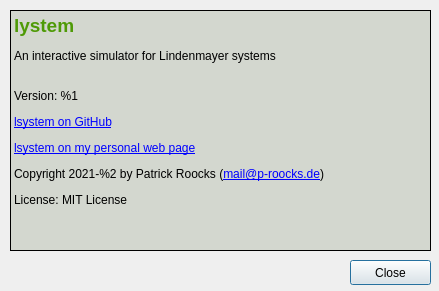
<?xml version="1.0" encoding="UTF-8"?>
<ui version="4.0">
 <class>AboutDialog</class>
 <widget class="QDialog" name="AboutDialog">
  <property name="geometry">
   <rect>
    <x>0</x>
    <y>0</y>
    <width>439</width>
    <height>291</height>
   </rect>
  </property>
  <property name="windowTitle">
   <string>About lsystem</string>
  </property>
  <widget class="QPushButton" name="cmdClose">
   <property name="geometry">
    <rect>
     <x>350</x>
     <y>260</y>
     <width>81</width>
     <height>25</height>
    </rect>
   </property>
   <property name="text">
    <string>Close</string>
   </property>
  </widget>
  <widget class="QLabel" name="lblAbout">
   <property name="geometry">
    <rect>
     <x>10</x>
     <y>10</y>
     <width>421</width>
     <height>241</height>
    </rect>
   </property>
   <property name="styleSheet">
    <string notr="true">background-color: rgb(211, 215, 207);
border: 1px solid black;</string>
   </property>
   <property name="text">
    <string>&lt;html&gt;&lt;head/&gt;&lt;body&gt;&lt;p&gt;&lt;span style=&quot; font-size:14pt; font-weight:600; color:#4e9a06;&quot;&gt;lystem&lt;/span&gt;&lt;/p&gt;&lt;p&gt;An interactive simulator for Lindenmayer systems&lt;br/&gt;&lt;/p&gt;&lt;p&gt;Version: %1&lt;/p&gt;&lt;p&gt;&lt;a href=&quot;https://github.com/patrickroocks/lsystem&quot;&gt;&lt;span style=&quot; text-decoration: underline; color:#0000ff;&quot;&gt;lsystem on GitHub&lt;/span&gt;&lt;/a&gt;&lt;/p&gt;&lt;p&gt;&lt;a href=&quot;https://www.p-roocks.de/wordpress2/lsystem-simulator/&quot;&gt;&lt;span style=&quot; text-decoration: underline; color:#0000ff;&quot;&gt;lsystem on my personal web page&lt;/span&gt;&lt;/a&gt;&lt;/p&gt;&lt;p&gt;Copyright 2021-%2 by Patrick Roocks (&lt;a href=&quot;mailto:mail@p-roocks.de&quot;&gt;&lt;span style=&quot; text-decoration: underline; color:#0000ff;&quot;&gt;mail@p-roocks.de&lt;/span&gt;&lt;/a&gt;)&lt;/p&gt;&lt;p&gt;License: MIT License&lt;/p&gt;&lt;/body&gt;&lt;/html&gt;</string>
   </property>
   <property name="alignment">
    <set>Qt::AlignLeading|Qt::AlignLeft|Qt::AlignTop</set>
   </property>
   <property name="openExternalLinks">
    <bool>true</bool>
   </property>
  </widget>
 </widget>
 <resources/>
 <connections/>
</ui>
